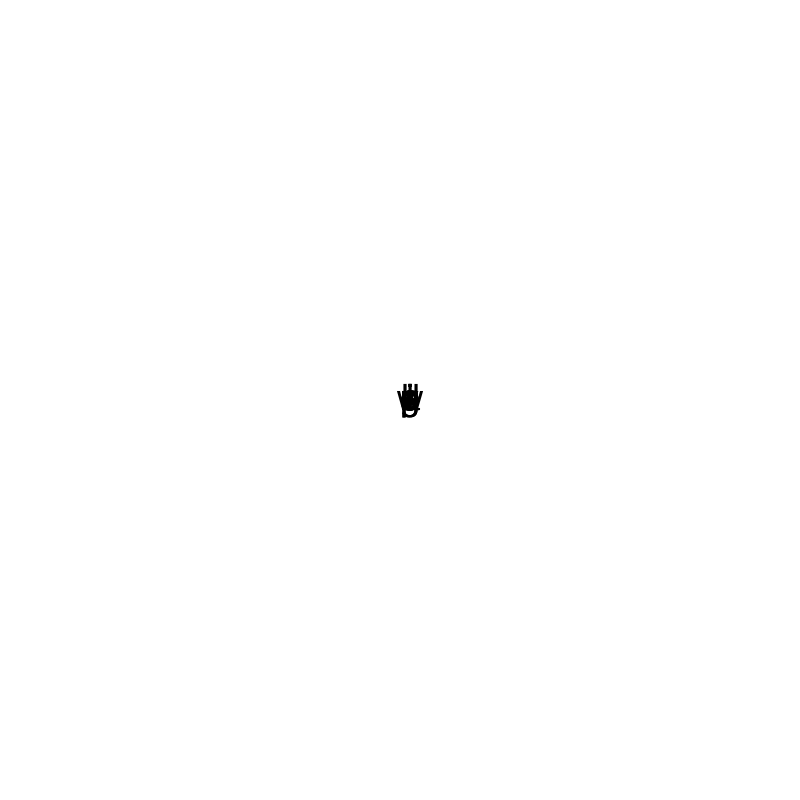
Frame 1 (no input)
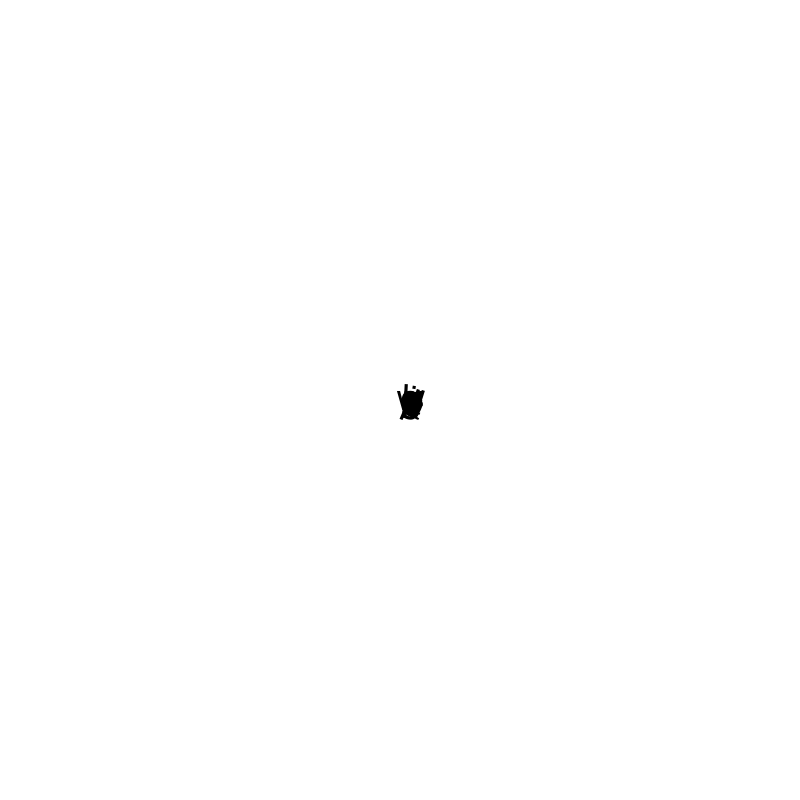
Frame 60 (no input)
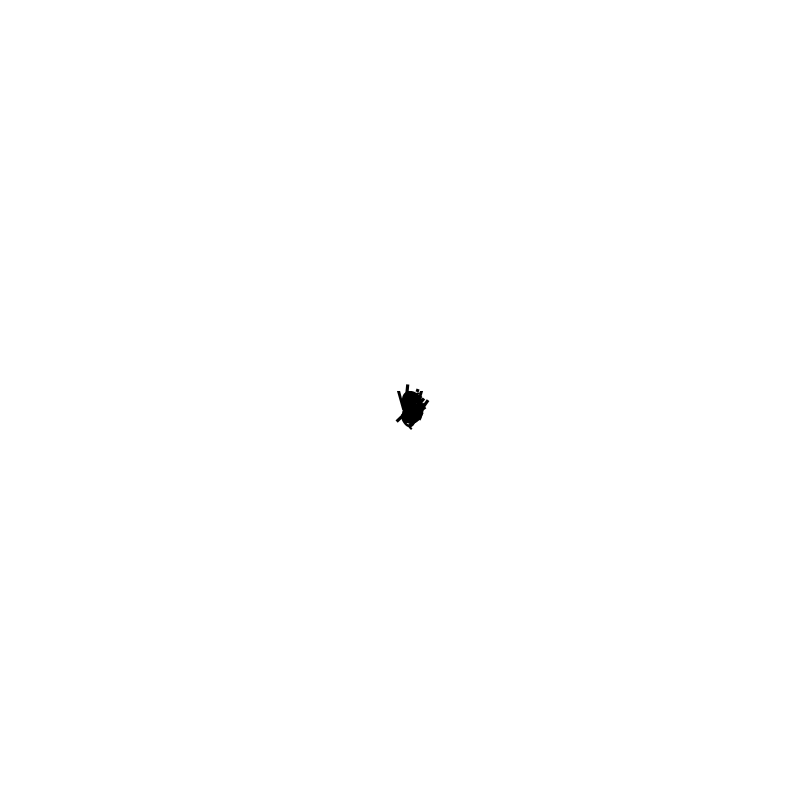
Frame 120 (the mouse pressed at the canvas centre since frame 60)

The p5.js sketch that drew these frames (run headless with seeded random() and noise() and a simulated clock; from frame 60 on, the mouse is pressed at the canvas centre):

// p5.js sketch
// ── sketch.js
//textRecursion Trial 2, May 2024.

let message = "we keep going around in spirals";
let baseAngleStep = 0; // Initial angle step for each character
let baseRadiusStep = 0; // Initial radius increment for each character

function setup() {
  createCanvas(800, 800);
  //background (255); 
  textAlign(CENTER, CENTER);
  fill(0);
  noStroke(); 
  textSize(36);

  angleMode(DEGREES); 
}

function draw() {
  background(255); // Clear the background each frame

  let angle = 0;
  let radius = 0;

  for (let i = 0; i < message.length; i++) {
    let x = width / 2 + cos(angle) * radius;
    let y = height / 2 + sin(angle) * radius;

    push();
    translate(x, y);
    rotate(angle); // Rotate text to align with the spiral
    text(message[i], 1*10, 0);
    pop();

    angle += baseAngleStep;
    radius += baseRadiusStep;
    baseAngleStep += 0.0005; // Gradually increase the angle step
    baseRadiusStep += 0.0001; // Gradually increase the radius step
  }
}
